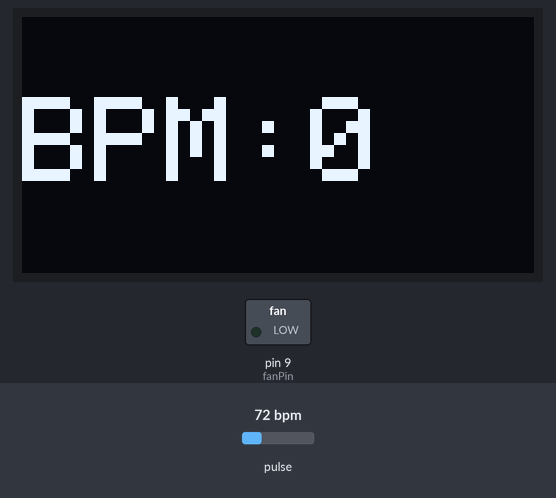
Bench run of a sketch on a simulated Arduino Uno, built with avr-gcc and run on an emulated ATmega328P. On the bench: 128×64 one-colour display, switched loads named in the sketch (green lamp = pin HIGH). The test bench sets the inputs (shaded band); at power-on: pulse 72 bpm.

Above: at 0.1 s.
At 0.9 s:
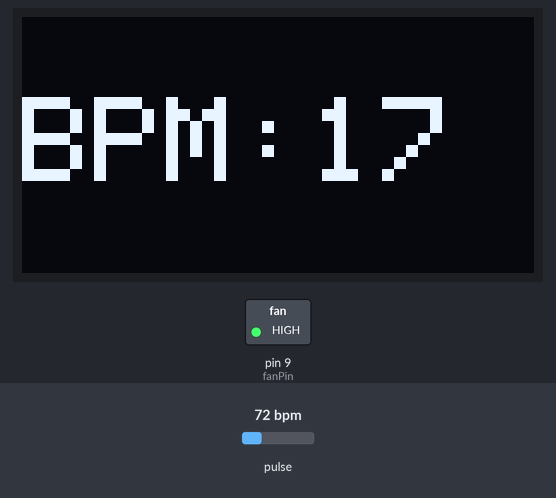
At 20.7 s:
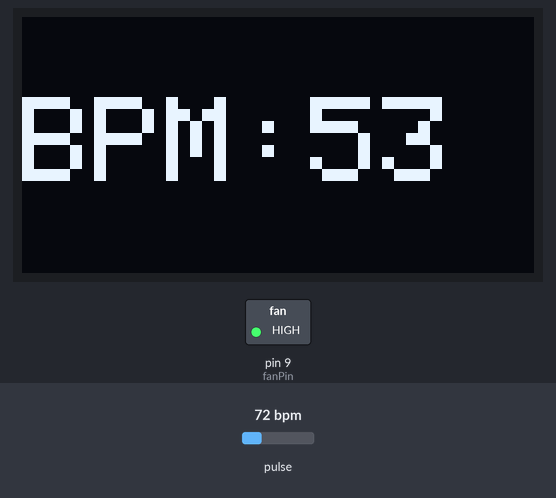
At 33.6 s:
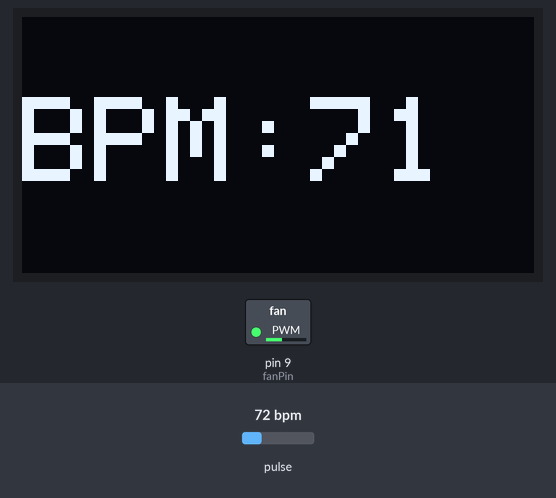
Timing chart, 0 to 40.0 s (numbered marks = the images above):
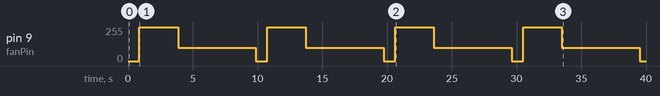

The sketch:

SCANNER_FULL.ino
```cpp
#include <Adafruit_GFX.h>
#include <Adafruit_SSD1306.h>
#include <Wire.h>
#include "MAX30105.h"
#include "heartRate.h"

MAX30105 particleSensor;

const byte RATE_SIZE = 4;
byte rates[RATE_SIZE];
byte rateSpot = 0;
long lastBeat = 0;
float beatsPerMinute;
int beatAvg;

#define SCREEN_WIDTH 128
#define SCREEN_HEIGHT 64
#define OLED_RESET    -1

Adafruit_SSD1306 display(SCREEN_WIDTH, SCREEN_HEIGHT, &Wire, OLED_RESET);

const int fanPin = 9;      // Connect the PWM fan to pin 9
const int fanRunTime = 10000; // Run the fan for 10 seconds

int TIP120pin = 9; // PWM signal out to transistor on pin 9

void setup() {
  Wire.setClock(400000);
  display.begin(SSD1306_SWITCHCAPVCC, 0x3C);
  display.setTextColor(WHITE);

  particleSensor.begin(Wire, I2C_SPEED_FAST);
  particleSensor.setup();
  particleSensor.setPulseAmplitudeRed(0x0A);

  pinMode(fanPin, OUTPUT); // Set the fan pin as an output

  pinMode(TIP120pin, OUTPUT); // Set the TIP120 transistor pin as an output

  display.clearDisplay();
  display.setTextSize(3);
  display.setCursor(0, 20);
  display.print("BPM:");
  display.print(0);
  display.display();
}

void loop() {
  long irValue = particleSensor.getIR();

  if (irValue > 50000) {

    if (checkForBeat(irValue) == true) {
      long delta = millis() - lastBeat;
      lastBeat = millis();
      beatsPerMinute = 60 / (delta / 1000.0);

      if (beatsPerMinute < 255 && beatsPerMinute > 20) {
        rates[rateSpot++] = (byte)beatsPerMinute;
        rateSpot %= RATE_SIZE;

        beatAvg = 0;
        for (byte x = 0 ; x < RATE_SIZE ; x++)
          beatAvg += rates[x];
        beatAvg /= RATE_SIZE;

        display.clearDisplay();
        display.setTextSize(3);
        display.setCursor(0, 20);
        display.print("BPM:");
        display.print(beatAvg);
        display.display();

        // Run the fan using TIP120 transistor
        analogWrite(TIP120pin, 255); // Run full speed (255)
        delay(3000);                  // for 3 seconds
        analogWrite(TIP120pin, 100); // Run at approximately 40% speed
        delay(6000);                  // for 6 seconds
        analogWrite(TIP120pin, 0);   // Turn off the fan
      }
    }
  } else {
    display.clearDisplay();
    display.setTextSize(3);
    display.setCursor(0, 20);
    display.print("BPM:");
    display.print(0);
    display.setCursor(0, 45);
    display.setTextSize(1);
    display.print("Place your finger in sensor and wait..");
    display.display();
  }

}                                                                                                 
```

Measured:
- by itself, pin 9 (fanPin): repeats every 9.9 s: 100/255 6.0 s, 0/255 0.88 s, 255/255 3.0 s
- what the display in image 1 shows lasts 9.8 s, from 0.9 s to 10.7 s
